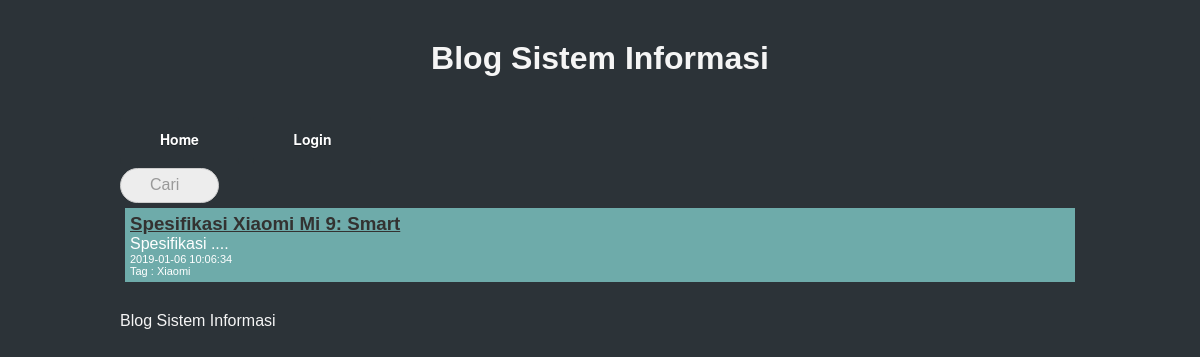
The page /index.php?cari=Spesifikasi Xiaomi Mi 9: Smart on the database its author committed.
### tables this page shows
CREATE TABLE `t_blog` (
  `id` int(11) NOT NULL,
  `judul` varchar(30) NOT NULL,
  `isi` varchar(500) NOT NULL,
  `waktu` timestamp NOT NULL DEFAULT CURRENT_TIMESTAMP,
  `tag` varchar(30) NOT NULL
);

### functions/blog.php (called while the page is built, shortened)
<?php
function hasil_cari($cari){
  $query  = "SELECT * FROM t_blog WHERE judul LIKE '%$cari%'";
  return result($query);
}
function result($query){
  global $link;
  if($result = mysqli_query($link, $query) or die('gagal menampilkan data')){
    return $result;
  }
}
function excerpt($string){
  $string = substr($string, 0, 13);
  return $string . "....";
}
 ?>

### index.php (the view, shortened to what this page needs)
<?php
require_once "view/header.php";
$articles = tampilkan();
if(isset($_GET['cari'])){
  $cari     = $_GET['cari'];
  $articles = hasil_cari($cari);
}
require_once "view/header.php";
 ?>
 <form action="" method="get">
   <input type="search" name="cari" placeholder="Cari">
 </form>
<?php while($row = mysqli_fetch_assoc($articles)): ?>
  <div class="each_article">
    <h3><a href="single.php?id=<?= $row['id']; ?>"><?= $row['judul']; ?></a></h3>
    <p>
      <?= excerpt($row['isi']); ?>
    </p>
    <p class="waktu"><?= $row['waktu']; ?></p>
    <p class="tag">Tag : <?= $row['tag']; ?></p>
  </div>
<?php endwhile; ?>
 <?php
 require_once "view/footer.php";
  ?>

### view/style.css (style rules this page uses)
* { margin: 0; padding: 0; box-sizing: border-box; font-family: sans-serif; }
.each_article { background-color: rgb(110, 171, 170); color:white; padding: 5px; margin: 5px; }
.each_article a { color:white; }
.each_article h3 a { color:#333231; }
.waktu, .tag { font-size: 11px; }
input { outline: none; }
input[type=search] { -webkit-appearance: textfield; -webkit-box-sizing: content-box; font-family: inherit; font-size: 100%; }
input[type=search] { background: #ededed url(https://static.tumblr.com/ftv85bp/MIXmud4tx/search-icon.png) no-repeat 9px center; border: solid 1px #ccc; padding: 7px 8px 8px 29px; width: 60px; -webkit-border-radius: 10em; -moz-border-radius: 10em; border-radius: 10em; -webkit-transition: all .3s; -moz-transition: all .3s; transition: all .3s; }

### rows shown on the page
t_blog: judul "Spesifikasi Xiaomi Mi 9: Smart", isi "Spesifikasi ....", waktu "2019-01-06 10:06:34", tag "Xiaomi"
